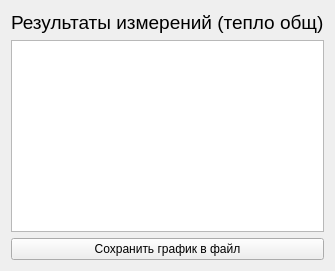
      <widget class="QWidget" name="page_5">
       <layout class="QVBoxLayout" name="verticalLayout_5">
        <item>
         <widget class="QLabel" name="label_22">
          <property name="sizePolicy">
           <sizepolicy hsizetype="Preferred" vsizetype="Fixed">
            <horstretch>0</horstretch>
            <verstretch>0</verstretch>
           </sizepolicy>
          </property>
          <property name="text">
           <string>&lt;html&gt;&lt;head/&gt;&lt;body&gt;&lt;p&gt;&lt;span style=&quot; font-size:14pt;&quot;&gt;Результаты измерений (тепло общ)&lt;/span&gt;&lt;/p&gt;&lt;/body&gt;&lt;/html&gt;</string>
          </property>
         </widget>
        </item>
        <item>
         <widget class="QTableWidget" name="tableWidget_3">
          <property name="sizePolicy">
           <sizepolicy hsizetype="Preferred" vsizetype="Preferred">
            <horstretch>0</horstretch>
            <verstretch>0</verstretch>
           </sizepolicy>
          </property>
          <property name="minimumSize">
           <size>
            <width>0</width>
            <height>0</height>
           </size>
          </property>
          <property name="alternatingRowColors">
           <bool>true</bool>
          </property>
         </widget>
        </item>
        <item>
         <widget class="QPushButton" name="save_tepl_graph_file">
          <property name="text">
           <string>Сохранить график в файл</string>
          </property>
         </widget>
        </item>
       </layout>
      </widget>
